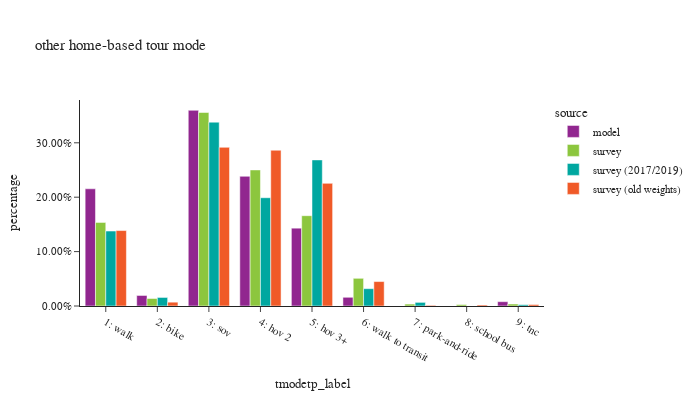

The code cell stored with this chart in its notebook:
### Code cell
df_plot = hb_tour.groupby(['source','tmodetp_label'])['toexpfac'].sum().reset_index()
df_plot['percentage'] = df_plot.groupby(['source'], group_keys=False)['toexpfac']. \
    apply(lambda x: x / float(x.sum()))

df_plot_ct = hb_tour.groupby(['source','tmodetp_label'])['toexpfac'].count().reset_index(). \
    rename(columns={'toexpfac':'sample count'})
df_plot = df_plot.merge(df_plot_ct, on=['source','tmodetp_label'])

fig = px.bar(df_plot.sort_values(by=['source']), x="tmodetp_label", y="percentage", color="source",
             barmode="group",hover_data=['sample count'],title="other home-based tour mode")
fig.update_layout(height=400, width=700, font=dict(size=11),
                  xaxis = dict(dtick = 1, categoryorder='category ascending'),
                  yaxis=dict(tickformat=".2%"))
fig.show()

### Figure 1 — Plotly figure (JSON) as saved in the notebook; plotly's stock layout.template omitted (floating-point values rounded to 4 significant figures)
{"data": [{"alignmentgroup": "True", "customdata": [[24380], [2191], [40713], [26981], [16190], [1813], [901]], "hovertemplate": "source=model<br>tmodetp_label=%{x}<br>percentage=%{y}<br>sample count=%{customdata[0]}<extra></extra>", "legendgroup": "model", "marker": {"color": "#91268F", "pattern": {"shape": ""}}, "name": "model", "offsetgroup": "model", "orientation": "v", "showlegend": true, "textposition": "auto", "type": "bar", "x": ["1: walk", "2: bike", "3: sov", "4: hov 2", "5: hov 3+", "6: walk to transit", "9: tnc"], "xaxis": "x", "y": [0.2154, 0.01936, 0.3598, 0.2384, 0.1431, 0.01602, 0.007962], "yaxis": "y"}, {"alignmentgroup": "True", "customdata": [[34], [7], [22], [330], [2088], [1241], [156], [1717], [655]], "hovertemplate": "source=survey<br>tmodetp_label=%{x}<br>percentage=%{y}<br>sample count=%{customdata[0]}<extra></extra>", "legendgroup": "survey", "marker": {"color": "#8CC63E", "pattern": {"shape": ""}}, "name": "survey", "offsetgroup": "survey", "orientation": "v", "showlegend": true, "textposition": "auto", "type": "bar", "x": ["9: tnc", "8: school bus", "7: park-and-ride", "6: walk to transit", "3: sov", "4: hov 2", "2: bike", "1: walk", "5: hov 3+"], "xaxis": "x", "y": [0.003683, 0.002617, 0.003567, 0.05091, 0.3557, 0.2501, 0.01381, 0.1536, 0.166], "yaxis": "y"}, {"alignmentgroup": "True", "customdata": [[23], [25], [2], [307], [1611], [1168], [1956], [171], [601]], "hovertemplate": "source=survey (2017/2019)<br>tmodetp_label=%{x}<br>percentage=%{y}<br>sample count=%{customdata[0]}<extra></extra>", "legendgroup": "survey (2017/2019)", "marker": {"color": "#00A7A0", "pattern": {"shape": ""}}, "name": "survey (2017/2019)", "offsetgroup": "survey (2017/2019)", "orientation": "v", "showlegend": true, "textposition": "auto", "type": "bar", "x": ["7: park-and-ride", "9: tnc", "8: school bus", "6: walk to transit", "1: walk", "4: hov 2", "3: sov", "2: bike", "5: hov 3+"], "xaxis": "x", "y": [0.006679, 0.002377, 1.198e-05, 0.03186, 0.1378, 0.199, 0.338, 0.01571, 0.2686], "yaxis": "y"}, {"alignmentgroup": "True", "customdata": [[26], [2970], [133], [2959], [2371], [1567], [877], [29], [126]], "hovertemplate": "source=survey (old weights)<br>tmodetp_label=%{x}<br>percentage=%{y}<br>sample count=%{customdata[0]}<extra></extra>", "legendgroup": "survey (old weights)", "marker": {"color": "#F05A28", "pattern": {"shape": ""}}, "name": "survey (old weights)", "offsetgroup": "survey (old weights)", "orientation": "v", "showlegend": true, "textposition": "auto", "type": "bar", "x": ["8: school bus", "1: walk", "2: bike", "3: sov", "4: hov 2", "5: hov 3+", "6: walk to transit", "7: park-and-ride", "9: tnc"], "xaxis": "x", "y": [0.001883, 0.1387, 0.007019, 0.2917, 0.2864, 0.2254, 0.04495, 0.001246, 0.002709], "yaxis": "y"}], "layout": {"barmode": "group", "font": {"size": 11}, "height": 400, "legend": {"title": {"text": "source"}, "tracegroupgap": 0}, "title": {"text": "other home-based tour mode"}, "width": 700, "xaxis": {"anchor": "y", "categoryorder": "category ascending", "domain": [0.0, 1.0], "dtick": 1, "title": {"text": "tmodetp_label"}}, "yaxis": {"anchor": "x", "domain": [0.0, 1.0], "tickformat": ".2%", "title": {"text": "percentage"}}}}
